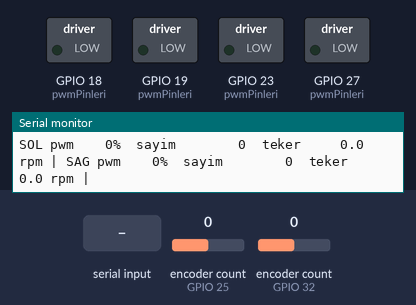
This sketch was run on a simulated ESP32. Parts: switched loads named in the sketch (green lamp = pin HIGH), the last lines printed to the serial monitor. Inputs (shaded band) come from the test bench; at power-on: encoder count (sensors on GPIO 25, GPIO 32) 0.

Above: at 3.3 s.
3.4 s: "L90\n" received over Serial
At 5.2 s:
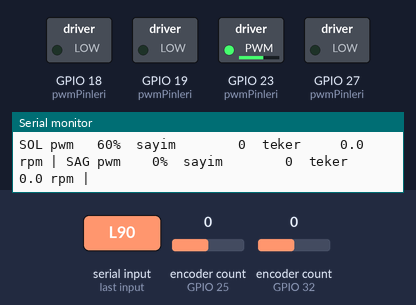
5.5 s: "R90\n" received over Serial
At 7.1 s:
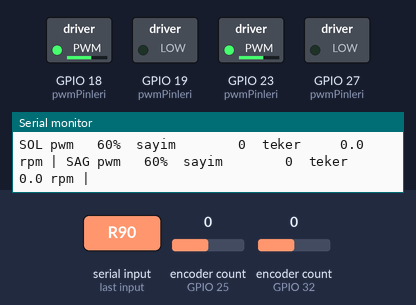
7.6 s: "L,45\n" received over Serial
At 8.7 s:
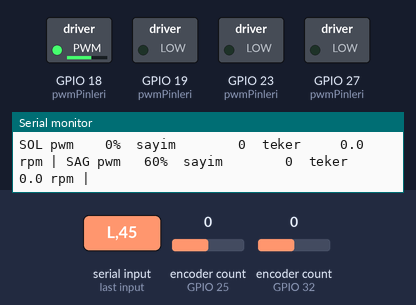
9.7 s: "B90\n" received over Serial
At 10.15 s:
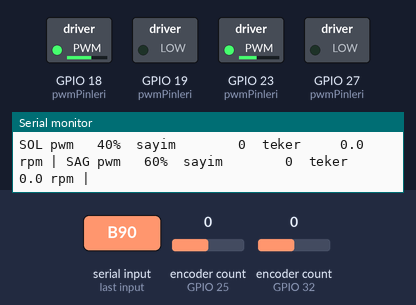
11.5 s: "90,45\n" received over Serial
At 12.6 s:
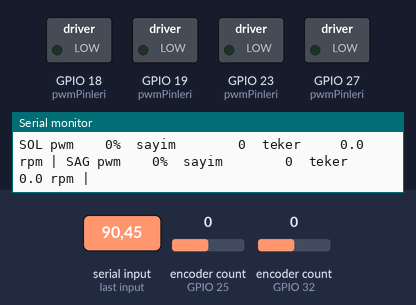
Timing chart, 0 to 14.5 s (numbered marks = the images above; inputs shaded):
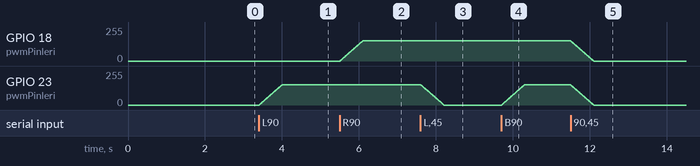

Measured:
- after the input at 3.4 s, GPIO 23 (pwmPinleri): moves from 0/255 to 153/255 over 0.59 s, starting at once
- after the input at 5.5 s, GPIO 18 (pwmPinleri): moves from 0/255 to 153/255 over 0.59 s, starting at once
- after the input at 7.6 s, GPIO 23 (pwmPinleri): moves from 153/255 to 0/255 over 0.60 s, starting at once
- after the input at 9.7 s, GPIO 23 (pwmPinleri): moves from 0/255 to 153/255 over 0.59 s, starting at once
- after the input at 11.5 s, GPIO 18 (pwmPinleri), GPIO 23 (pwmPinleri): moves from 153/255 to 0/255 over 0.60 s, starting at once

The sketch:

bts7960_test.ino
```cpp
// RAPTOR - BTS7960 + JGB37-520 ilk test (ESP32 DevKit V1, Arduino IDE)
// ESP32 core 3.x (LEDC API: ledcAttach / ledcWrite)
// Kutuphane: Library Manager'dan "ESP32Encoder" (Kevin Harrington)
//
// Seri Monitor: 115200 baud, satir sonu "Newline".
// Komutlar (yuzde, -100..100; ilk testte en fazla MAKS_YUZDE):
//   L 30   -> sol motor %30 ileri      L -30 -> sol motor %30 geri
//   R 30   -> sag motor %30            B 30  -> ikisi birden %30
//   S      -> dur                       Z     -> enkoder sayaclarini sifirla
// Guvenlik: son komuttan ZAMAN_ASIMI_MS sonra motorlar kendiliginden durur.
//
// Baglanti (her surucu icin):
//   RPWM, LPWM -> asagidaki GPIO'lar
//   R_EN + L_EN birlestir -> ESP32 3V3     VCC -> ESP32 3V3     GND -> ESP32 GND
//   B+ / B-  -> 12 V kaynak (sigortadan sonra)   M+ / M- -> motor kirmizi / beyaz
// Enkoder: mavi -> 3V3 (5V DEGIL), siyah -> GND, sari -> A, yesil -> B

#include <ESP32Encoder.h>

// ---- Pinler ----
const int SOL_RPWM = 23, SOL_LPWM = 19;
const int SAG_RPWM = 18, SAG_LPWM = 27;
const int SOL_A = 32, SOL_B = 33;
const int SAG_A = 25, SAG_B = 26;

// ---- Ayarlar ----
const int PWM_FREKANS = 20000;          // 20 kHz: duyulmaz, BTS7960 en fazla 25 kHz
const int PWM_BIT = 10;                 // 0..1023
const int MAKS_YUZDE = 60;              // ilk testte guvenlik siniri
const uint32_t ZAMAN_ASIMI_MS = 5000;   // komut gelmezse 5 sn sonra dur
const float SAYIM_PER_TUR = 836.0;      // 11 darbe x 4 kenar x 19 disli (elle 10 tur cevirip dogrula)
const uint32_t RAMPA_MS = 10;           // her 10 ms'de %1 artir/azalt (0 -> %60: 0,6 sn)
const uint32_t YAZDIR_MS = 200;

struct Motor {
  const char* ad;
  int rpwm, lpwm;
  ESP32Encoder enc;
  int hedef = 0;          // %
  int simdiki = 0;        // % (rampali)
  int64_t oncekiSayim = 0;
  Motor(const char* a, int r, int l) : ad(a), rpwm(r), lpwm(l) {}
};

Motor sol("SOL", SOL_RPWM, SOL_LPWM);
Motor sag("SAG", SAG_RPWM, SAG_LPWM);

uint32_t sonKomut = 0, sonRampa = 0, sonYazdir = 0;

void pwmYaz(Motor& m, int yuzde) {
  int duty = abs(yuzde) * ((1 << PWM_BIT) - 1) / 100;
  if (yuzde > 0)      { ledcWrite(m.lpwm, 0);    ledcWrite(m.rpwm, duty); }
  else if (yuzde < 0) { ledcWrite(m.rpwm, 0);    ledcWrite(m.lpwm, duty); }
  else                { ledcWrite(m.rpwm, 0);    ledcWrite(m.lpwm, 0); }
}

void rampa(Motor& m) {
  if (m.simdiki < m.hedef) m.simdiki++;
  else if (m.simdiki > m.hedef) m.simdiki--;
  pwmYaz(m, m.simdiki);
}

void hedefKoy(Motor& m, int yuzde) {
  m.hedef = constrain(yuzde, -MAKS_YUZDE, MAKS_YUZDE);
}

void komutOku() {
  if (!Serial.available()) return;
  String s = Serial.readStringUntil('\n');
  s.trim();
  if (s.length() == 0) return;
  char c = toupper(s.charAt(0));
  int deger = s.substring(1).toInt();
  sonKomut = millis();
  switch (c) {
    case 'L': hedefKoy(sol, deger); break;
    case 'R': hedefKoy(sag, deger); break;
    case 'B': hedefKoy(sol, deger); hedefKoy(sag, deger); break;
    case 'S': hedefKoy(sol, 0); hedefKoy(sag, 0); break;
    case 'Z': sol.enc.clearCount(); sag.enc.clearCount();
              sol.oncekiSayim = 0; sag.oncekiSayim = 0; break;
    default:  Serial.println("Komutlar: L <yuzde>, R <yuzde>, B <yuzde>, S, Z"); return;
  }
  Serial.printf(">> hedef SOL %d%%  SAG %d%%\n", sol.hedef, sag.hedef);
}

void yazdir(Motor& m, float dt) {
  int64_t sayim = m.enc.getCount();
  float tur = (sayim - m.oncekiSayim) / SAYIM_PER_TUR;
  m.oncekiSayim = sayim;
  float rpm = tur / dt * 60.0;
  Serial.printf("%s pwm %4d%%  sayim %8lld  teker %7.1f rpm | ", m.ad, m.simdiki, (long long)sayim, rpm);
}

void setup() {
  Serial.begin(115200);
  Serial.setTimeout(20);
  const int pwmPinleri[] = {SOL_RPWM, SOL_LPWM, SAG_RPWM, SAG_LPWM};
  for (int p : pwmPinleri) {
    ledcAttach(p, PWM_FREKANS, PWM_BIT);
    ledcWrite(p, 0);
  }
  ESP32Encoder::useInternalWeakPullResistors = puType::up;
  sol.enc.attachFullQuad(SOL_A, SOL_B);
  sag.enc.attachFullQuad(SAG_A, SAG_B);
  sol.enc.clearCount();
  sag.enc.clearCount();
  delay(300);
  Serial.println("\nRAPTOR BTS7960 testi hazir. Ornek: L 20  (sol motor %20)");
}

void loop() {
  uint32_t t = millis();
  komutOku();

  if ((sol.hedef || sag.hedef) && t - sonKomut > ZAMAN_ASIMI_MS) {
    hedefKoy(sol, 0); hedefKoy(sag, 0);
    Serial.println(">> zaman asimi: duruyorum");
  }
  if (t - sonRampa >= RAMPA_MS) {
    sonRampa = t;
    rampa(sol);
    rampa(sag);
  }
  if (t - sonYazdir >= YAZDIR_MS) {
    float dt = (t - sonYazdir) / 1000.0;
    sonYazdir = t;
    yazdir(sol, dt);
    yazdir(sag, dt);
    Serial.println();
  }
}
```
